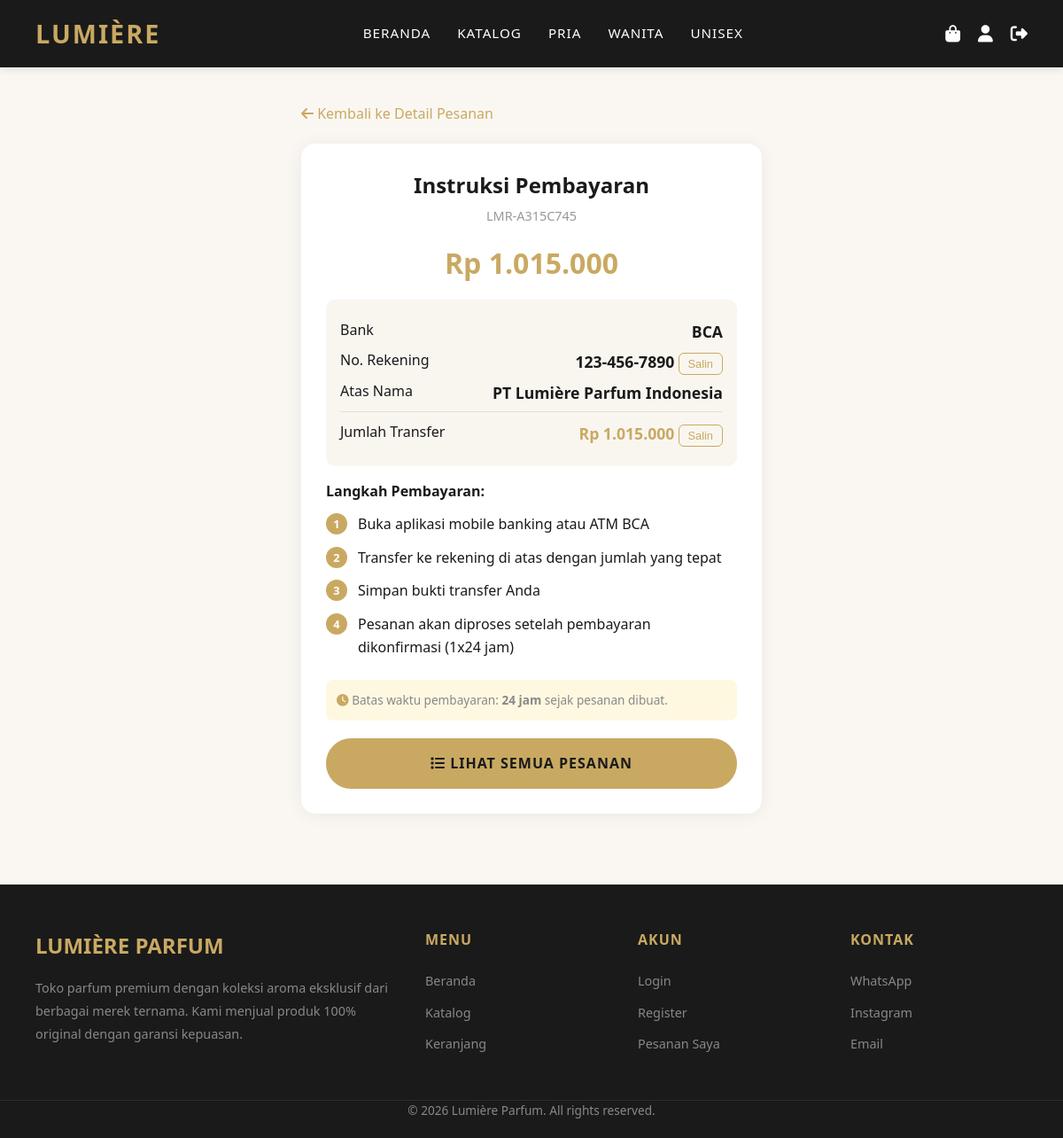
Page /user/payment.php?id=12 (signed in) on the committed database.
### tables this page shows
CREATE TABLE `orders` (
  `order_id` int(10) UNSIGNED NOT NULL,
  `order_code` varchar(20) NOT NULL,
  `user_id` int(10) UNSIGNED NOT NULL,
  `alamat_snapshot` longtext NOT NULL CHECK (json_valid(`alamat_snapshot`)),
  `kurir` enum('jne','jnt','sicepat','anteraja','pos') NOT NULL,
  `kurir_nama` varchar(50) DEFAULT NULL,
  `ongkir` int(10) UNSIGNED NOT NULL DEFAULT 0,
  `resi` varchar(50) DEFAULT NULL,
  `metode_bayar` enum('transfer_bca','transfer_bni','transfer_mandiri','cod','e_wallet') NOT NULL,
  `cod_fee` int(10) UNSIGNED DEFAULT 0,
  `subtotal` int(10) UNSIGNED NOT NULL,
  `diskon` int(10) UNSIGNED DEFAULT 0,
  `total` int(10) UNSIGNED NOT NULL,
  `status` enum('pending','diproses','dikirim','selesai','batal','refund') NOT NULL DEFAULT 'pending',
  `status_bayar` enum('belum','pending','lunas','gagal') NOT NULL DEFAULT 'belum',
  `created_at` timestamp NOT NULL DEFAULT current_timestamp(),
  `updated_at` timestamp NOT NULL DEFAULT current_timestamp() ON UPDATE current_timestamp(),
  `paid_at` timestamp NULL DEFAULT NULL,
  `shipped_at` timestamp NULL DEFAULT NULL,
  `delivered_at` timestamp NULL DEFAULT NULL,
  `cancelled_at` timestamp NULL DEFAULT NULL
);

### includes/functions.php (called while the page is built, shortened)
<?php
function formatRupiah($angka) {
    return 'Rp ' . number_format($angka, 0, ',', '.');
}
?>

### user/payment.php (the view, shortened to what this page needs)
<?php
require_once '../config/database.php';
require_once '../includes/functions.php';
$orderId = (int)($_GET['id'] ?? 0);
$userId  = $_SESSION['user_id'];
$stmt = $conn->prepare("SELECT * FROM orders WHERE order_id = ? AND user_id = ? AND status = 'pending'");
$stmt->bind_param("ii", $orderId, $userId);
$stmt->execute();
$order = $stmt->get_result()->fetch_assoc();
$order['status'] = 'diproses';
$rekening = [
    'transfer_bca' => ['bank' => 'BCA', 'no' => '123-456-7890', 'nama' => 'PT Lumière Parfum Indonesia'],
    'transfer_bni' => ['bank' => 'BNI', 'no' => '098-765-4321', 'nama' => 'PT Lumière Parfum Indonesia'],
    'transfer_mandiri' => ['bank' => 'Mandiri', 'no' => '111-222-3333', 'nama' => 'PT Lumière Parfum Indonesia'],
];
$isCod = $order['metode_bayar'] === 'cod';
$rek    = $rekening[$order['metode_bayar']] ?? null;
?>
<!DOCTYPE html>
<html lang="id">
<head>
    <link rel="stylesheet" href="../assets/css/style.css">
    <link rel="stylesheet" href="https://cdnjs.cloudflare.com/ajax/libs/font-awesome/6.4.0/css/all.min.css">
</head>
<body>
<?php include '../includes/header.php'; ?>
<section class="user-section">
<div class="container" style="max-width:600px; margin:0 auto;">
    <div style="margin-bottom:20px;">
        <a href="order-detail.php?id=<?php echo $orderId; ?>" style="color:var(--gold);"><i class="fas fa-arrow-left"></i> Kembali ke Detail Pesanan</a>
    </div>
    <div class="pay-card">
        <h2 style="text-align:center;margin-bottom:4px;">Instruksi Pembayaran</h2>
        <p style="text-align:center;color:#999;font-size:.9rem;"><?php echo $order['order_code']; ?></p>
        <div class="pay-amount"><?php echo formatRupiah($order['total']); ?></div>
        <?php if ($isCod): ?>
        <div class="pay-info" style="text-align:center;">
            <i class="fas fa-hand-holding-usd" style="font-size:2rem;color:var(--gold);"></i>
            <p style="display:block;margin-top:10px;font-weight:600;">Bayar di Tempat (COD)</p>
            <p style="display:block;color:#666;">Siapkan uang tunai sebesar <strong><?php echo formatRupiah($order['total']); ?></strong> saat kurir tiba.</p>
        </div>
        <?php elseif ($rek): ?>
        <div class="pay-info">
            <p><span>Bank</span><strong><?php echo $rek['bank']; ?></strong></p>
            <p>
                <span>No. Rekening</span>
                <span>
                    <strong id="norek"><?php echo $rek['no']; ?></strong>
                    <button class="copy-btn" onclick="copyText('<?php echo $rek['no']; ?>')">Salin</button>
                </span>
            </p>
            <p><span>Atas Nama</span><strong><?php echo $rek['nama']; ?></strong></p>
            <p style="border-top:1px solid #e8e0d0;padding-top:10px;margin-top:6px;">
                <span>Jumlah Transfer</span>
                <span>
                    <strong style="color:var(--gold);" id="jumlah"><?php echo formatRupiah($order['total']); ?></strong>
                    <button class="copy-btn" onclick="copyText('<?php echo $order['total']; ?>')">Salin</button>
                </span>
            </p>
        </div>
        <div class="steps">
            <p style="font-weight:600;margin-bottom:8px;">Langkah Pembayaran:</p>
            <div class="step"><div class="step-num">1</div><p style="margin:0;">Buka aplikasi mobile banking atau ATM <?php echo $rek['bank']; ?></p></div>
            <div class="step"><div class="step-num">2</div><p style="margin:0;">Transfer ke rekening di atas dengan jumlah yang tepat</p></div>
            <div class="step"><div class="step-num">3</div><p style="margin:0;">Simpan bukti transfer Anda</p></div>
            <div class="step"><div class="step-num">4</div><p style="margin:0;">Pesanan akan diproses setelah pembayaran dikonfirmasi (1x24 jam)</p></div>
        </div>
        <?php endif; ?>
        <div style="margin-top:24px;padding:12px;background:#fff8e1;border-radius:8px;font-size:.85rem;color:#888;">
            <i class="fas fa-clock" style="color:var(--gold);"></i> Batas waktu pembayaran: <strong>24 jam</strong> sejak pesanan dibuat.
        </div>
        <a href="orders.php" class="btn" style="display:block;text-align:center;margin-top:20px;">
            <i class="fas fa-list"></i> Lihat Semua Pesanan
        </a>
    </div>
</div>
</section>
<?php include '../includes/footer.php'; ?>
</body>
</html>

### user/payment.php (style rules this page uses)
.pay-card { background:#fff; border-radius:16px; padding:28px; box-shadow:0 2px 20px rgba(0,0,0,.06); max-width:520px; margin:0 auto; }
.pay-amount { font-size:2rem; font-weight:700; color:var(--gold); text-align:center; margin:16px 0; }
.pay-info { background:#f9f6f0; border-radius:10px; padding:16px; margin:16px 0; }
.pay-info p { margin:6px 0; display:flex; justify-content:space-between; }
.pay-info strong { font-size:1.1rem; }
.copy-btn { background:none; border:1px solid var(--gold); color:var(--gold); padding:4px 10px; border-radius:6px; cursor:pointer; font-size:.8rem; }
.steps { counter-reset:step; }
.step { display:flex; gap:12px; margin:12px 0; align-items:flex-start; }
.step-num { background:var(--gold); color:#fff; width:24px; height:24px; border-radius:50%; display:flex; align-items:center; justify-content:center; font-size:.8rem; font-weight:700; flex-shrink:0; }

### rows in the picture
orders: order_code "LMR-A315C745", total "Rp 1.015.000", metode_bayar "BCA", metode_bayar "123-456-7890", metode_bayar "PT Lumière Parfum Indonesia"
